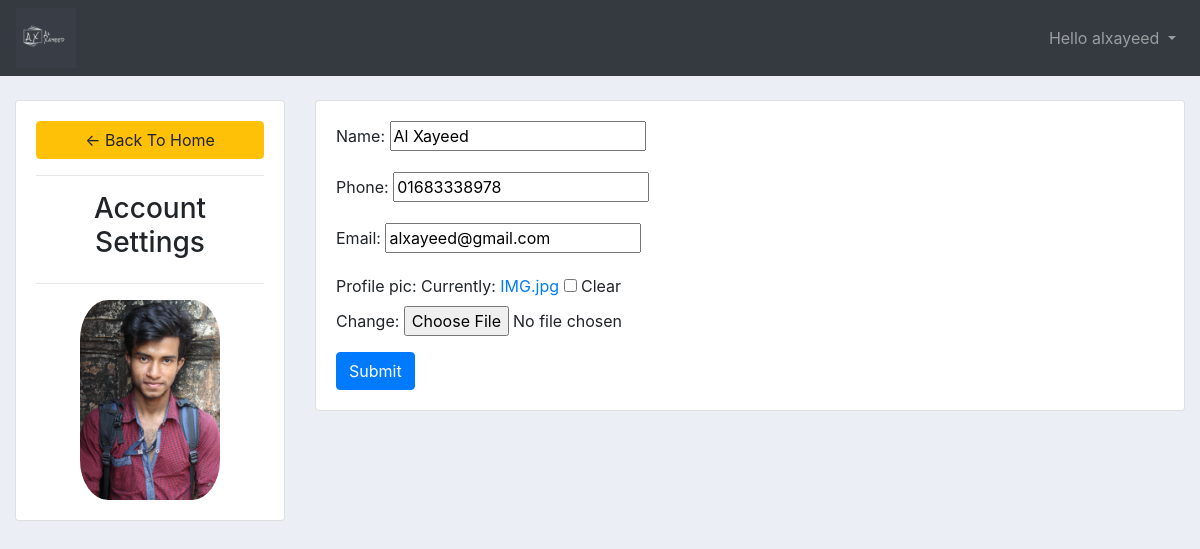
Before: /account/ (signed in) with the older database file.
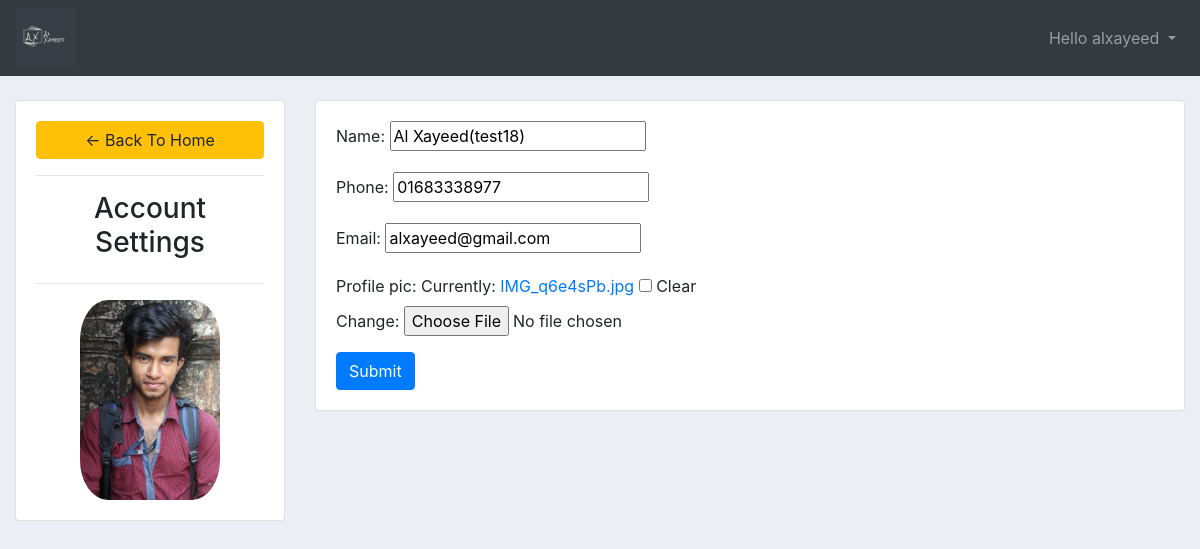
After: the same page with the newer database file.
### accounts/models.py (models this page shows, shortened)
class Customer(models.Model):
    user = models.OneToOneField(User, null=True, on_delete=models.CASCADE)
    name = models.CharField(max_length=200, null=True)
    phone = models.CharField(max_length=15, null=True)
    email = models.CharField(max_length=50, null=True)
    profile_pic = models.ImageField(default="default.jpeg", null=True, blank=True)
    date_joined = models.DateTimeField(auto_now_add=True, null=True, blank= True)

### accounts/decorators.py (the view)
        def wrapper_func(request, *args, **kwargs):
            group = None
            if request.user.groups.exists():
                group = request.user.groups.all()[0].name
            if group in allowed_roles:
                return view_func(request, *args, **kwargs)
            else:
                return HttpResponse('You are not authorized to view this page')

### accounts/forms.py
class CustomerForm(ModelForm):
    class Meta:
        model = Customer
        fields = '__all__'
        exclude = ['user']

### accounts/views.py (called while the page is built)
@login_required(login_url='login')
@allowed_users(allowed_roles=['customer'])
def acountSettings(request):
    customer = request.user.customer
    form = CustomerForm(instance=customer)
    if request.method == 'POST':
        form = CustomerForm(request.POST, request.FILES, instance=customer)
        if form.is_valid():
            form.save()
            messages.success(request, 'Profile Updated Successfully')
            return redirect('account')
    context = {'form':form}
    return render(request, 'accounts/account_settings.html', context)

### accounts/templates/accounts/account_settings.html (shortened to what this page needs)
{% extends 'accounts/base.html' %}
{% block content %}
<br>
<div class="row">
    <div class="col-md-3">
        <div class="card card-body">
            <a href="{% url 'home' %}" class="btn btn-warning">&#8592; Back To Home</a>
            <hr>
            <h3 style="text-align: center;">Account Settings</h3>
            <hr>
            <img src="{{request.user.customer.profile_pic.url}}" alt="" class="profile-pic">
        </div>
    </div>
    <div class="col-md-9">
        <div class="card card-body">
            <form method="POST" action="" enctype="multipart/form-data">
                {{form.as_p}}
                <input type="submit" class="btn btn-primary" name="Update Information">
            </form>
        </div>
    </div>
</div>
{% endblock %}

Changed rows visible on the page:
changed Customer "alxayeed@gmail.com": name "Al Xayeed" → "Al Xayeed(test18)"; phone "01683338978" → "01683338977"
Other visible differences:
text no longer shown: "Name: Phone: Email: Profile pic: Currently: IMG.jpg Clear Change:"
text now shown: "Name: Phone: Email: Profile pic: Currently: IMG_q6e4sPb.jpg Clear Change:"
